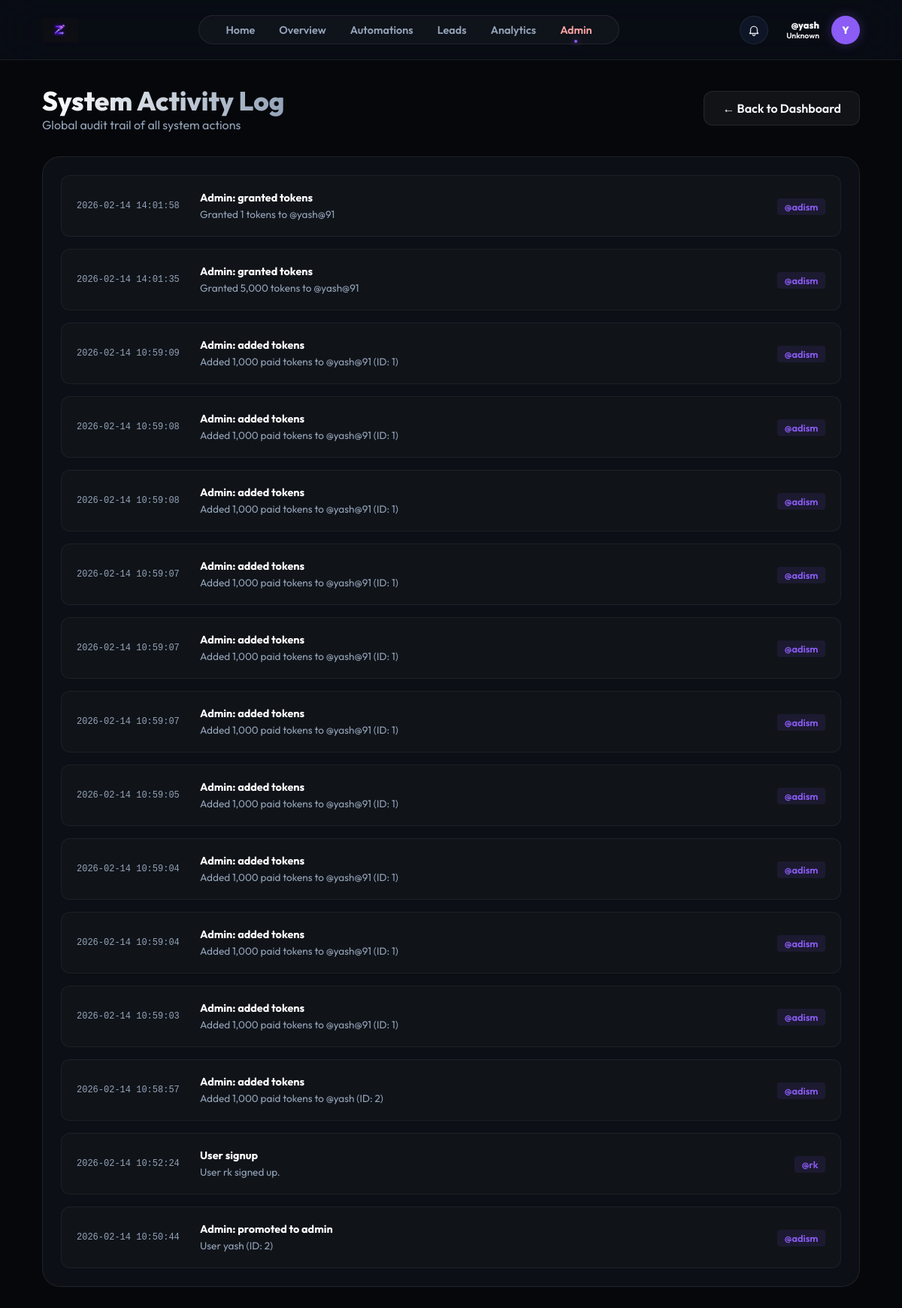
Screenshot of /admin/activities (signed in) with the database file from the repository.
### models.py (models this page shows)
class User(db.Model):
    id = db.Column(db.Integer, primary_key=True)
    username = db.Column(db.String(80), unique=True, nullable=False)
    email = db.Column(db.String(120), unique=True)
    password_hash = db.Column(db.String(256))
    full_name = db.Column(db.String(100))
    fb_user_id = db.Column(db.String(120), unique=True)
    ig_user_id = db.Column(db.String(120), unique=True)
    fb_access_token = db.Column(db.Text)
    ig_access_token = db.Column(db.Text)
    token_expires_at = db.Column(db.DateTime)
    ig_username = db.Column(db.String(100))  # Store Instagram username separately
    ig_password_encrypted = db.Column(db.Text)  # Encrypted password
    ig_session_data = db.Column(db.Text)  # Store session data for direct API
    plan = db.Column(db.String(50), default="Free")
    used_founding_coupon = db.Column(db.Boolean, default=False)
    niche = db.Column(db.String(50))
    bio = db.Column(db.Text)
    avatar = db.Column(db.String(10))
    followers = db.Column(db.Integer, default=0)
    following = db.Column(db.Integer, default=0)
    free_tokens = db.Column(db.Integer, default=4000)
    paid_tokens = db.Column(db.Integer, default=0)
    tokens_reset_at = db.Column(db.DateTime, default=datetime.utcnow)
    is_admin = db.Column(db.Boolean, default=False)
    funnels = db.relationship('Funnel', backref='owner', lazy=True)
    leads = db.relationship('Lead', backref='owner', lazy=True)

class ActivityLog(db.Model):
    __tablename__ = 'activity_log'
    id = db.Column(db.Integer, primary_key=True)
    user_id = db.Column(db.Integer, db.ForeignKey('user.id'), nullable=True)
    action = db.Column(db.String(100), nullable=False)
    details = db.Column(db.Text)
    timestamp = db.Column(db.DateTime, default=datetime.utcnow)
    user = db.relationship('User', backref=db.backref('activities', lazy=True))

### app.py (the view)
@app.route('/admin/activities')
@admin_required
def admin_activities():
    user = User.query.get(session['user_id'])
    activities = ActivityLog.query.order_by(ActivityLog.timestamp.desc()).all()
    return render_template('admin_activities.html', user=user, activities=activities)

### app.py (called while the page is built)
def admin_required(f):
    @wraps(f)
    def decorated_function(*args, **kwargs):
        if 'user_id' not in session:
            return redirect(url_for('login_ui'))
        user = User.query.get(session['user_id'])
        if not user or not user.is_admin:
            abort(403)
        return f(*args, **kwargs)
    return decorated_function

### templates/admin_activities.html (shortened to what this page needs)
{% extends "base.html" %}
{% block content %}
<div class="admin-container">
    <div style="display: flex; justify-content: space-between; align-items: center; margin-bottom: 2rem;">
        <div>
            <h1
                style="font-size: 2.2rem; font-weight: 800; background: linear-gradient(to right, #fff, #94a3b8); -webkit-background-clip: text; -webkit-text-fill-color: transparent;">
                System Activity Log</h1>
            <p style="color: var(--text-secondary);">Global audit trail of all system actions</p>
        </div>
        <a href="/admin" class="btn btn-secondary" style="text-decoration: none;">← Back to Dashboard</a>
    </div>
    <div class="card" style="padding: 1.5rem;">
        <div style="display: flex; flex-direction: column; gap: 1rem;">
            {% for log in activities %}
            <div
                style="padding: 1.25rem; background: rgba(255,255,255,0.02); border-radius: 12px; border: 1px solid rgba(255,255,255,0.05); display: flex; justify-content: space-between; align-items: center;">
                <div style="display: flex; gap: 1.5rem; align-items: center; flex: 1;">
                    <div
                        style="min-width: 140px; font-size: 0.75rem; color: var(--text-secondary); font-family: 'Fira Code', monospace;">
                        {{ log.timestamp.strftime('%Y-%m-%d %H:%M:%S') }}
                    </div>
                    <div style="flex: 1;">
                        <span
                            style="font-weight: 700; color: #fff; font-size: 0.9rem; display: block; margin-bottom: 0.25rem;">{{
                            log.action }}</span>
                        <p style="font-size: 0.85rem; color: var(--text-secondary); margin: 0;">{{ log.details }}</p>
                    </div>
                </div>
                <div style="margin-left: 2rem; text-align: right;">
                    {% if log.user %}
                    <span
                        style="font-size: 0.8rem; background: rgba(139, 92, 246, 0.1); color: #8b5cf6; padding: 0.2rem 0.6rem; border-radius: 4px; font-weight: 600;">@{{
                        log.user.username }}</span>
                    {% else %}
                    <span style="font-size: 0.75rem; color: #94a3b8; font-style: italic;">System</span>
                    {% endif %}
                </div>
            </div>
            {% else %}
            <div style="text-align: center; padding: 3rem; color: var(--text-secondary);">
                <p>No activities logged yet.</p>
            </div>
            {% endfor %}
        </div>
    </div>
</div>
{% endblock %}

### templates/base.html (shortened to what this page needs)
<!DOCTYPE html>
<html lang="en">
<head>
    <link rel="stylesheet" href="{{ url_for('static', filename='css/style.css') }}">
</head>
<body>
    <nav class="top-nav">
        <a href="/dashboard" class="nav-brand">
            <img src="{{ url_for('static', filename='img/logo.png') }}" alt="ZenFlow"
                style="height: 32px; width: auto;">
        </a>
        <div class="nav-links">
            <a href="/" class="nav-link {% if request.path == '/' %}active{% endif %}">Home</a>
            <a href="/dashboard" class="nav-link {% if request.path == '/dashboard' %}active{% endif %}">Overview</a>
            <a href="/automations"
                class="nav-link {% if request.path == '/automations' %}active{% endif %}">Automations</a>
            <a href="/leads" class="nav-link {% if request.path == '/leads' %}active{% endif %}">Leads</a>
            <a href="/analytics" class="nav-link {% if request.path == '/analytics' %}active{% endif %}">Analytics</a>
            {% if user.is_admin %}
            <a href="/admin" class="nav-link {% if request.path.startswith('/admin') %}active{% endif %}"
                style="color: #fca5a5;">Admin</a>
            {% endif %}
        </div>
        <div class="nav-user" style="position: relative;">
            <button id="notif-bell" aria-label="Notifications"
                style="width:38px; height:38px; border-radius:999px; border:1px solid var(--glass-border); background:rgba(15,23,42,0.9); display:flex; align-items:center; justify-content:center; cursor:pointer; padding:0; margin-right: 0.5rem;">
            </button>
            <div class="nav-user" style="position: relative; cursor: pointer;" onclick="toggleProfileDropdown(event)">
                <div style="text-align: right;">
                    <p style="font-size: 0.8rem; font-weight: 800; margin: 0; color: white;">@{{ user.username }}</p>
                    <p style="font-size: 0.65rem; color: {{ user.niche_color }}; margin: 0; font-weight: 600;">{{
                        user.niche
                        }}</p>
                </div>
                <div class="nav-avatar">{{ user.avatar or user.username[0]|upper }}</div>
            </div>
    </nav>
    <div class="app-container">
        <main class="main-content">
            {% block content %}{% endblock %}
        </main>
    </div>
</body>
</html>

### static/css/style.css (style rules this page uses)
:root { --bg-dark: #05070a; --card-bg: rgba(16, 20, 28, 0.7); --accent-purple: #8b5cf6; --accent-cyan: #06b6d4; --accent-gold: #fbbf24; --text-primary: #f8fafc; --text-secondary: #94a3b8; --sidebar-width: 260px; --glass-border: rgba(255, 255, 255, 0.08); }
* { margin: 0; padding: 0; box-sizing: border-box; font-family: 'Outfit', sans-serif; }
body { background-color: var(--bg-dark); color: var(--text-primary); overflow-x: hidden; }
.app-container { display: flex; min-height: 100vh; }
.main-content { flex-grow: 1; margin-left: var(--sidebar-width); padding: 2.5rem 3.5rem; }
.btn { padding: 0.75rem 1.5rem; border-radius: 12px; border: none; font-weight: 600; cursor: pointer; transition: all 0.3s ease; }
.btn-secondary { background: rgba(255, 255, 255, 0.05); color: var(--text-primary); border: 1px solid var(--glass-border); }
.card { background: var(--card-bg); border: 1px solid var(--glass-border); border-radius: 24px; padding: 1.5rem; backdrop-filter: blur(10px); transition: transform 0.3s ease, border-color 0.3s ease; }

### templates/base.html (style rules this page uses)
.app-container { flex-direction: column; }
.main-content { margin-left: 0; padding: 2rem 3.5rem; width: 100%; max-width: 1400px; margin: 0 auto; }
.top-nav { display: flex; justify-content: space-between; align-items: center; padding: 1.25rem 3.5rem; background: rgba(10, 14, 22, 0.85); backdrop-filter: blur(30px); border-bottom: 1px solid var(--glass-border); position: sticky; top: 0; z-index: 1000; }
.nav-brand { display: flex; align-items: center; gap: 1rem; text-decoration: none; color: white; font-weight: 800; font-size: 1.4rem; }
.nav-links { display: flex; gap: 2rem; background: rgba(255, 255, 255, 0.03); padding: 0.6rem 2.2rem; border-radius: 40px; border: 1px solid var(--glass-border); box-shadow: inset 0 0 10px rgba(255, 255, 255, 0.02); }
.nav-link { text-decoration: none; color: var(--text-secondary); font-weight: 600; font-size: 0.9rem; transition: all 0.3s cubic-bezier(0.4, 0, 0.2, 1); position: relative; }
.nav-link.active { color: var(--text-primary); }
.nav-link.active::after { content: ''; position: absolute; bottom: -8px; left: 50%; transform: translateX(-50%); width: 4px; height: 4px; background: var(--accent-purple); border-radius: 50%; box-shadow: 0 0 10px var(--accent-purple); }
.nav-user { display: flex; align-items: center; gap: 1rem; }
.nav-avatar { width: 38px; height: 38px; background: var(--accent-purple); border-radius: 50%; display: flex; align-items: center; justify-content: center; font-weight: 800; font-size: 0.85rem; color: white; box-shadow: 0 0 15px rgba(139, 92, 246, 0.3); }

### rows the page displays
User: username "yash", niche "Unknown", avatar "Y"
ActivityLog: timestamp "2026-02-14 14:01:58", action "Admin: granted tokens", details "Granted 1 tokens to @yash@91", user.username "adism"
ActivityLog: timestamp "2026-02-14 14:01:35", action "Admin: granted tokens", details "Granted 5,000 tokens to @yash@91", user.username "adism"
ActivityLog: timestamp "2026-02-14 10:59:09", action "Admin: added tokens", details "Added 1,000 paid tokens to @yash@91 (ID: 1)", user.username "adism"
ActivityLog: timestamp "2026-02-14 10:59:08", action "Admin: added tokens", details "Added 1,000 paid tokens to @yash@91 (ID: 1)", user.username "adism"
ActivityLog: timestamp "2026-02-14 10:59:08", action "Admin: added tokens", details "Added 1,000 paid tokens to @yash@91 (ID: 1)", user.username "adism"
ActivityLog: timestamp "2026-02-14 10:59:07", action "Admin: added tokens", details "Added 1,000 paid tokens to @yash@91 (ID: 1)", user.username "adism"
ActivityLog: timestamp "2026-02-14 10:59:07", action "Admin: added tokens", details "Added 1,000 paid tokens to @yash@91 (ID: 1)", user.username "adism"
ActivityLog: timestamp "2026-02-14 10:59:07", action "Admin: added tokens", details "Added 1,000 paid tokens to @yash@91 (ID: 1)", user.username "adism"
ActivityLog: timestamp "2026-02-14 10:59:05", action "Admin: added tokens", details "Added 1,000 paid tokens to @yash@91 (ID: 1)", user.username "adism"
ActivityLog: timestamp "2026-02-14 10:59:04", action "Admin: added tokens", details "Added 1,000 paid tokens to @yash@91 (ID: 1)", user.username "adism"
ActivityLog: timestamp "2026-02-14 10:59:04", action "Admin: added tokens", details "Added 1,000 paid tokens to @yash@91 (ID: 1)", user.username "adism"
ActivityLog: timestamp "2026-02-14 10:59:03", action "Admin: added tokens", details "Added 1,000 paid tokens to @yash@91 (ID: 1)", user.username "adism"
ActivityLog: timestamp "2026-02-14 10:58:57", action "Admin: added tokens", details "Added 1,000 paid tokens to @yash (ID: 2)", user.username "adism"
ActivityLog: timestamp "2026-02-14 10:52:24", action "User signup", details "User rk signed up.", user.username "rk"
ActivityLog: timestamp "2026-02-14 10:50:44", action "Admin: promoted to admin", details "User yash (ID: 2)", user.username "adism"
